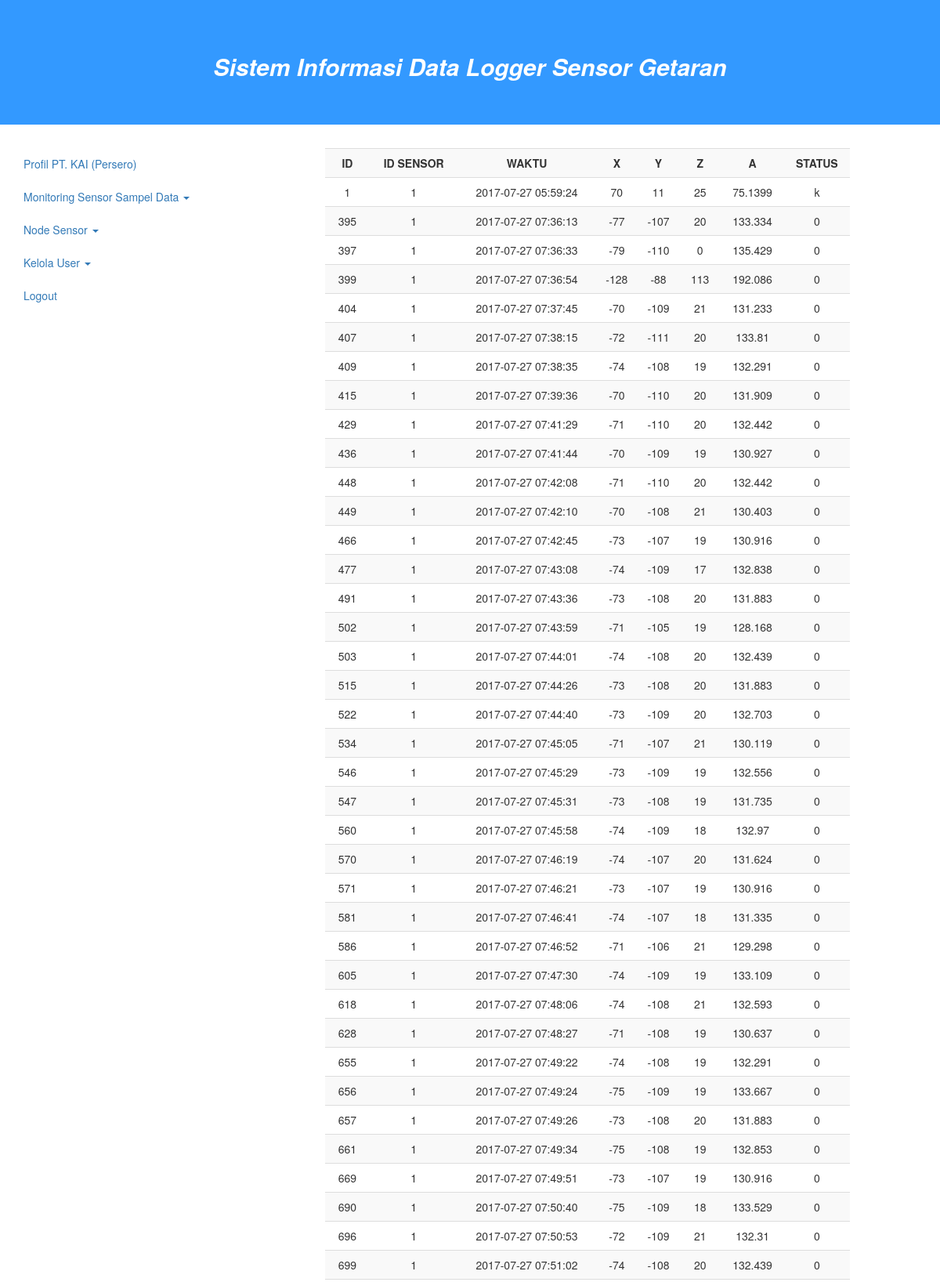
/index.php?page=node-tabel&id=1 (signed in, upper part), run on the app's committed database.
### tables this page shows
CREATE TABLE `tabelsensor2` (
  `id` int(11) NOT NULL,
  `sensorid` int(11) NOT NULL,
  `waktu` timestamp NOT NULL DEFAULT CURRENT_TIMESTAMP ON UPDATE CURRENT_TIMESTAMP,
  `x` float NOT NULL,
  `y` float NOT NULL,
  `z` float NOT NULL,
  `a` float NOT NULL,
  `status` text NOT NULL
);

### node-tabel.php (the view)
<table class="table table-striped">
	<tr>
		<th class="text-center">ID</th>
		<th class="text-center">ID SENSOR</th>
		<th class="text-center">WAKTU</th>
		<th class="text-center">X</th>
		<th class="text-center">Y</th>
		<th class="text-center">Z</th>
		<th class="text-center">A</th>
		<th class="text-center">STATUS</th>
	</tr>
<?php
	$node = $_GET['id'];
	$q	= $link->query("SELECT * FROM tabelsensor2 WHERE sensorid = '".$node."' LIMIT 500");
	while ($r = $q->fetch_assoc()) {
		echo "
		<tr class='text-center'>
			<td>".$r['id']."</td>
			<td>".$r['sensorid']."</td>
			<td>".$r['waktu']."</td>
			<td>".$r['x']."</td>
			<td>".$r['y']."</td>
			<td>".$r['z']."</td>
			<td>".$r['a']."</td>
			<td>".$r['status']."</td>
		</tr>
		";
	}
?>
</table>

### data on the page
tabelsensor2: id "1", sensorid "1", waktu "2017-07-27 05:59:24", x "70", y "11", z "25", a "75.1399", status "k"
tabelsensor2: id "395", sensorid "1", waktu "2017-07-27 07:36:13", x "-77", y "-107", z "20", a "133.334", status "0"
tabelsensor2: id "397", sensorid "1", waktu "2017-07-27 07:36:33", x "-79", y "-110", z "0", a "135.429", status "0"
tabelsensor2: id "399", sensorid "1", waktu "2017-07-27 07:36:54", x "-128", y "-88", z "113", a "192.086", status "0"
tabelsensor2: id "404", sensorid "1", waktu "2017-07-27 07:37:45", x "-70", y "-109", z "21", a "131.233", status "0"
tabelsensor2: id "407", sensorid "1", waktu "2017-07-27 07:38:15", x "-72", y "-111", z "20", a "133.81", status "0"
tabelsensor2: id "409", sensorid "1", waktu "2017-07-27 07:38:35", x "-74", y "-108", z "19", a "132.291", status "0"
tabelsensor2: id "415", sensorid "1", waktu "2017-07-27 07:39:36", x "-70", y "-110", z "20", a "131.909", status "0"
tabelsensor2: id "429", sensorid "1", waktu "2017-07-27 07:41:29", x "-71", y "-110", z "20", a "132.442", status "0"
tabelsensor2: id "436", sensorid "1", waktu "2017-07-27 07:41:44", x "-70", y "-109", z "19", a "130.927", status "0"
tabelsensor2: id "448", sensorid "1", waktu "2017-07-27 07:42:08", x "-71", y "-110", z "20", a "132.442", status "0"
tabelsensor2: id "449", sensorid "1", waktu "2017-07-27 07:42:10", x "-70", y "-108", z "21", a "130.403", status "0"
tabelsensor2: id "466", sensorid "1", waktu "2017-07-27 07:42:45", x "-73", y "-107", z "19", a "130.916", status "0"
tabelsensor2: id "477", sensorid "1", waktu "2017-07-27 07:43:08", x "-74", y "-109", z "17", a "132.838", status "0"
tabelsensor2: id "491", sensorid "1", waktu "2017-07-27 07:43:36", x "-73", y "-108", z "20", a "131.883", status "0"
tabelsensor2: id "502", sensorid "1", waktu "2017-07-27 07:43:59", x "-71", y "-105", z "19", a "128.168", status "0"
tabelsensor2: id "503", sensorid "1", waktu "2017-07-27 07:44:01", x "-74", y "-108", z "20", a "132.439", status "0"
tabelsensor2: id "515", sensorid "1", waktu "2017-07-27 07:44:26", x "-73", y "-108", z "20", a "131.883", status "0"
tabelsensor2: id "522", sensorid "1", waktu "2017-07-27 07:44:40", x "-73", y "-109", z "20", a "132.703", status "0"
tabelsensor2: id "534", sensorid "1", waktu "2017-07-27 07:45:05", x "-71", y "-107", z "21", a "130.119", status "0"
tabelsensor2: id "546", sensorid "1", waktu "2017-07-27 07:45:29", x "-73", y "-109", z "19", a "132.556", status "0"
tabelsensor2: id "547", sensorid "1", waktu "2017-07-27 07:45:31", x "-73", y "-108", z "19", a "131.735", status "0"
tabelsensor2: id "560", sensorid "1", waktu "2017-07-27 07:45:58", x "-74", y "-109", z "18", a "132.97", status "0"
tabelsensor2: id "570", sensorid "1", waktu "2017-07-27 07:46:19", x "-74", y "-107", z "20", a "131.624", status "0"
tabelsensor2: id "571", sensorid "1", waktu "2017-07-27 07:46:21", x "-73", y "-107", z "19", a "130.916", status "0"
tabelsensor2: id "581", sensorid "1", waktu "2017-07-27 07:46:41", x "-74", y "-107", z "18", a "131.335", status "0"
tabelsensor2: id "586", sensorid "1", waktu "2017-07-27 07:46:52", x "-71", y "-106", z "21", a "129.298", status "0"
tabelsensor2: id "605", sensorid "1", waktu "2017-07-27 07:47:30", x "-74", y "-109", z "19", a "133.109", status "0"
tabelsensor2: id "618", sensorid "1", waktu "2017-07-27 07:48:06", x "-74", y "-108", z "21", a "132.593", status "0"
tabelsensor2: id "628", sensorid "1", waktu "2017-07-27 07:48:27", x "-71", y "-108", z "19", a "130.637", status "0"
tabelsensor2: id "655", sensorid "1", waktu "2017-07-27 07:49:22", x "-74", y "-108", z "19", a "132.291", status "0"
tabelsensor2: id "656", sensorid "1", waktu "2017-07-27 07:49:24", x "-75", y "-109", z "19", a "133.667", status "0"
tabelsensor2: id "657", sensorid "1", waktu "2017-07-27 07:49:26", x "-73", y "-108", z "20", a "131.883", status "0"
tabelsensor2: id "661", sensorid "1", waktu "2017-07-27 07:49:34", x "-75", y "-108", z "19", a "132.853", status "0"
tabelsensor2: id "669", sensorid "1", waktu "2017-07-27 07:49:51", x "-73", y "-107", z "19", a "130.916", status "0"
tabelsensor2: id "690", sensorid "1", waktu "2017-07-27 07:50:40", x "-75", y "-109", z "18", a "133.529", status "0"
tabelsensor2: id "696", sensorid "1", waktu "2017-07-27 07:50:53", x "-72", y "-109", z "21", a "132.31", status "0"
tabelsensor2: id "699", sensorid "1", waktu "2017-07-27 07:51:02", x "-74", y "-108", z "20", a "132.439", status "0"
